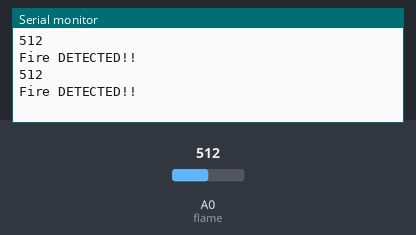
The sketch below on a simulated ESP8266 (NodeMCU). Parts: the last lines printed to the serial monitor. Inputs (shaded band) come from the test bench; at power-on: A0 (flame) = 512.

Above: at 1.8 s.
1.9 s: A0 (flame) set to 12
At 2.7 s:
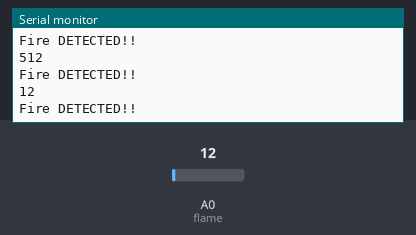
3.4 s: A0 (flame) set to 9
At 4.8 s:
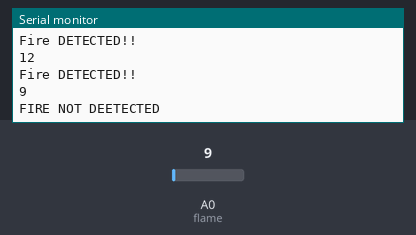
Timing chart, 0 to 6.4 s (numbered marks = the images above; inputs shaded):
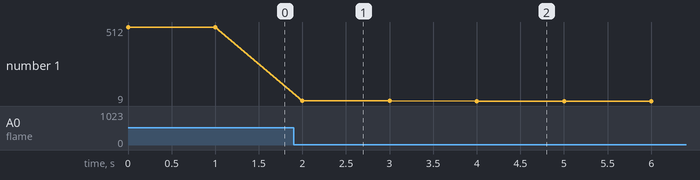

The sketch:

flame.ino
```cpp
#include <SoftwareSerial.h>
const int flame = A0;
const int buzz = D1;
int value;
void setup() {
  Serial.begin(9600);
  pinMode(flame, INPUT);
  //pinMode(flame, LOW);
  pinMode(buzz, OUTPUT);
  pinMode(buzz, LOW);
}

void loop() {

  value = analogRead(flame);
  Serial.println(value);
  if (value > 10) {

    digitalWrite(buzz, HIGH);
    Serial.println("Fire DETECTED!!");
    delay(1000);

  } else {

    digitalWrite(buzz, LOW);
    Serial.println("FIRE NOT DEETECTED");
    delay(1000);
  }
}
```

Measured:
- the behaviour switches between 11 and 10 on A0 (flame) (found by bisection; images 1 and 2)
- after the input at 1.9 s, the serial monitor: prints a new line after 0.10 s (image 1)
- after the input at 3.4 s, the serial monitor: prints a new line after 0.60 s (image 2)
- plotted number 1: 512 → 12 after the input at 1.9 s, 12 → 9 after the input at 3.4 s
